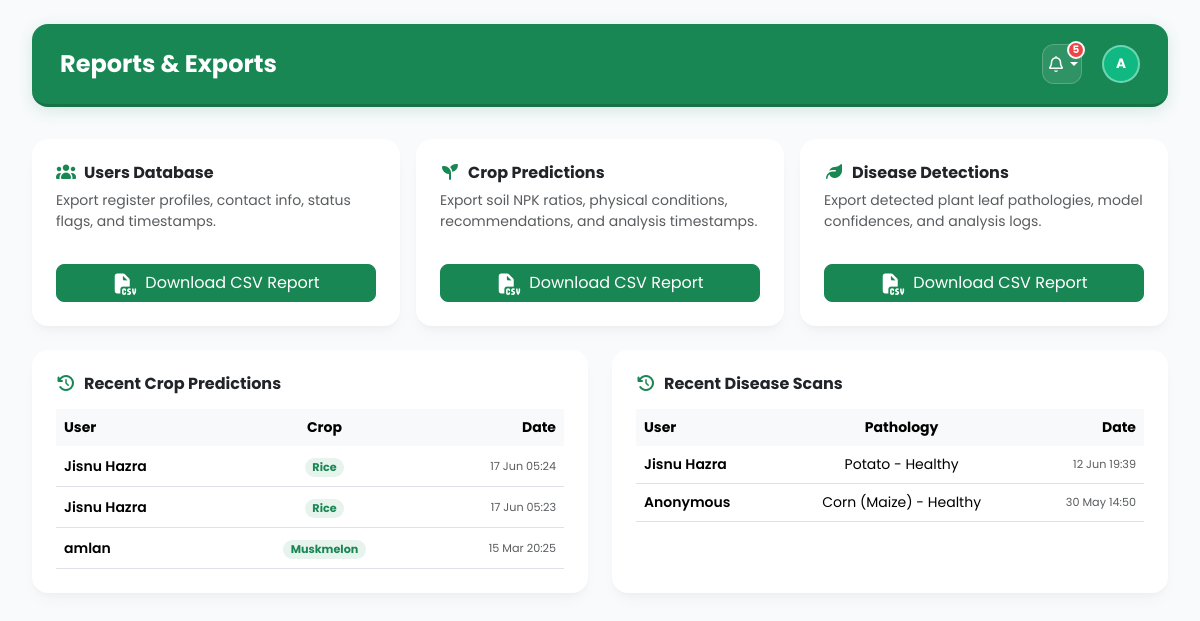
Screenshot of /admin_reports/ (signed in) with the database file from the repository.
### recommender/models.py (models this page shows, shortened)
class Prediction(models.Model):
    user = models.ForeignKey(User, on_delete=models.CASCADE, related_name='predictions')
    N = models.FloatField()
    P = models.FloatField()
    K = models.FloatField()
    temperature = models.FloatField()
    humidity = models.FloatField()
    ph = models.FloatField()
    rainfall = models.FloatField()
    predicted_crop = models.CharField(max_length=15)
    created_at = models.DateTimeField(auto_now_add=True)
    class Meta:
        ordering = ['-created_at']

class DiseasePrediction(models.Model):
    user = models.ForeignKey(
        User,
        on_delete=models.CASCADE,
        related_name='disease_predictions',
        null=True,
        blank=True
    )
    disease_name = models.CharField(max_length=100)
    confidence = models.FloatField()
    created_at = models.DateTimeField(auto_now_add=True)
    class Meta:
        ordering = ['-created_at']
    @property
    def formatted_disease_name(self):
        name = self.disease_name
        if "___" in name:
            parts = name.split("___")
            crop = parts[0].replace("_", " ").title()
            disease = parts[1].replace("_", " ").strip().title()
            return f"{crop} - {disease}"
        return name.replace("_", " ").title()

### recommender/views.py (the view)
# urls.py: path('admin_reports/',admin_reports_view,name='admin_reports'),
@user_passes_test(is_staff, login_url='admin_login')
def admin_reports_view(request):
    recent_users = User.objects.filter(is_staff=False).order_by('-date_joined')[:5]
    recent_predictions = Prediction.objects.select_related('user').order_by('-created_at')[:5]
    recent_detections = DiseasePrediction.objects.select_related('user').order_by('-created_at')[:5]
    context = {
        'recent_users': recent_users,
        'recent_predictions': recent_predictions,
        'recent_detections': recent_detections,
    }
    return render(request, 'admin_reports.html', context)

### recommender/views.py (called while the page is built)
def is_staff(user):
    return user.is_authenticated and user.is_staff

### recommender/templates/admin_reports.html (shortened to what this page needs)
{% extends 'admin_base.html' %}
{% load static %}
{% block page_title %}Reports & Exports{% endblock %}
{% block content %}
<div class="container-fluid p-0" style="animation: fadeIn 0.5s ease-in-out;">
    <div class="row g-3 mb-4">
        <div class="col-md-4">
            <div class="card dashboard-card border-0 h-100">
                <div class="card-body p-4 d-flex flex-column justify-content-between">
                    <div>
                        <h6 class="fw-bold text-slate-800 mb-2"><i class="fa-solid fa-users text-success me-2"></i>Users Database</h6>
                        <p class="text-muted small">Export register profiles, contact info, status flags, and timestamps.</p>
                    </div>
                    <a href="{% url 'export_users_csv' %}" class="btn btn-success rounded-3 mt-3 w-100 d-flex align-items-center justify-content-center gap-2">
                        <i class="fa-solid fa-file-csv fa-lg"></i> Download CSV Report
                    </a>
                </div>
            </div>
        </div>
        <div class="col-md-4">
            <div class="card dashboard-card border-0 h-100">
                <div class="card-body p-4 d-flex flex-column justify-content-between">
                    <div>
                        <h6 class="fw-bold text-slate-800 mb-2"><i class="fa-solid fa-seedling text-success me-2"></i>Crop Predictions</h6>
                        <p class="text-muted small">Export soil NPK ratios, physical conditions, recommendations, and analysis timestamps.</p>
                    </div>
                    <a href="{% url 'export_predictions_csv' %}" class="btn btn-success rounded-3 mt-3 w-100 d-flex align-items-center justify-content-center gap-2">
                        <i class="fa-solid fa-file-csv fa-lg"></i> Download CSV Report
                    </a>
                </div>
            </div>
        </div>
        <div class="col-md-4">
            <div class="card dashboard-card border-0 h-100">
                <div class="card-body p-4 d-flex flex-column justify-content-between">
                    <div>
                        <h6 class="fw-bold text-slate-800 mb-2"><i class="fa-solid fa-leaf text-success me-2"></i>Disease Detections</h6>
                        <p class="text-muted small">Export detected plant leaf pathologies, model confidences, and analysis logs.</p>
                    </div>
                    <a href="{% url 'export_detections_csv' %}" class="btn btn-success rounded-3 mt-3 w-100 d-flex align-items-center justify-content-center gap-2">
                        <i class="fa-solid fa-file-csv fa-lg"></i> Download CSV Report
                    </a>
                </div>
            </div>
        </div>
    </div>
    <div class="row g-4 mb-4">
        <div class="col-lg-6">
            <div class="card dashboard-card border-0 h-100">
                <div class="card-body p-4">
                    <h6 class="fw-bold mb-3"><i class="fa-solid fa-clock-rotate-left text-success me-2"></i>Recent Crop Predictions</h6>
                    <div class="table-responsive">
                        <table class="table table-sm align-middle mb-0">
                            <thead class="table-light text-muted small">
                                <tr>
                                    <th class="border-0 px-2 py-2">User</th>
                                    <th class="border-0 py-2 text-center">Crop</th>
                                    <th class="border-0 px-2 py-2 text-end">Date</th>
                                </tr>
                            </thead>
                            <tbody>
                                {% if recent_predictions %}
                                    {% for p in recent_predictions %}
                                        <tr>
                                            <td class="px-2 py-2 small fw-semibold text-slate-700">
                                                {{ p.user.get_full_name|default:p.user.username }}
                                            </td>
                                            <td class="py-2 text-center">
                                                <span class="badge bg-success bg-opacity-10 text-success rounded-pill" style="font-size: 0.7rem;">
                                                    {{ p.predicted_crop|title }}
                                                </span>
                                            </td>
                                            <td class="px-2 py-2 text-end text-muted small" style="font-size: 0.7rem;">
                                                {{ p.created_at|date:"d M H:i" }}
                                            </td>
                                        </tr>
                                    {% endfor %}
                                {% else %}
                                    <tr>
                                        <td colspan="3" class="text-center text-muted py-4 small">No prediction records.</td>
                                    </tr>
                                {% endif %}
                            </tbody>
                        </table>
                    </div>
                </div>
            </div>
        </div>
        <div class="col-lg-6">
            <div class="card dashboard-card border-0 h-100">
                <div class="card-body p-4">
                    <h6 class="fw-bold mb-3"><i class="fa-solid fa-clock-rotate-left text-success me-2"></i>Recent Disease Scans</h6>
                    <div class="table-responsive">
                        <table class="table table-sm align-middle mb-0">
                            <thead class="table-light text-muted small">
                                <tr>
                                    <th class="border-0 px-2 py-2">User</th>
                                    <th class="border-0 py-2 text-center">Pathology</th>
                                    <th class="border-0 px-2 py-2 text-end">Date</th>
                                </tr>
                            </thead>
                            <tbody>
                                {% if recent_detections %}
                                    {% for d in recent_detections %}
                                        <tr>
                                            <td class="px-2 py-2 small fw-semibold text-slate-700">
                                                {% if d.user %}{{ d.user.get_full_name|default:d.user.username }}{% else %}Anonymous{% endif %}
                                            </td>
                                            <td class="py-2 text-center small text-slate-800">
                                                {{ d.formatted_disease_name }}
                                            </td>
                                            <td class="px-2 py-2 text-end text-muted small" style="font-size: 0.7rem;">
                                                {{ d.created_at|date:"d M H:i" }}
                                            </td>
                                        </tr>
                                    {% endfor %}
                                {% else %}
                                    <tr>
                                        <td colspan="3" class="text-center text-muted py-4 small">No scanning records.</td>
                                    </tr>
                                {% endif %}
                            </tbody>
                        </table>
                    </div>
                </div>
            </div>
        </div>
    </div>
</div>
{% endblock %}

### recommender/templates/admin_base.html (shortened to what this page needs)
<!DOCTYPE html>
{% load static %}
<html lang="en">
<head>
    <link href="https://cdn.jsdelivr.net/npm/bootstrap@5.3.8/dist/css/bootstrap.min.css" rel="stylesheet" />
    <link rel="stylesheet" href="https://cdnjs.cloudflare.com/ajax/libs/font-awesome/7.0.1/css/all.min.css" />
</head>
<body>
    <div class="main-content">
        <div class="header-bar">
            <div class="d-flex align-items-center">
                <h4 class="fw-bold mb-0">{% block page_title %}Dashboard{% endblock %}</h4>
            </div>
            <div class="header-actions">
                <div class="dropdown">
                    <div class="notification-btn dropdown-toggle" id="notifDropdown" data-bs-toggle="dropdown" aria-expanded="false" style="cursor: pointer;">
                        <i class="fa-regular fa-bell"></i>
                        <span class="notification-badge" id="notifBadge" style="display: none;">0</span>
                    </div>
                </div>
                <div class="d-flex align-items-center gap-2">
                    <div class="admin-avatar" style="width:38px; height:38px; font-size: 0.85rem; cursor: pointer; border: 2px solid rgba(255,255,255,0.4);" data-bs-toggle="offcanvas" data-bs-target="#adminDrawer">
                        {% if user.get_full_name %}
                            {{ user.first_name.0|upper }}{{ user.last_name.0|upper }}
                        {% else %}
                            AD
                        {% endif %}
                    </div>
                </div>
            </div>
        </div>
        {% block content %}{% endblock %}
    </div>
</body>
</html>

### recommender/templates/admin_base.html (style rules this page uses)
body { font-family: 'Poppins', sans-serif; background-color: #f8fafc; color: #1e293b; overflow-x: hidden; }
.admin-avatar { width: 40px; height: 40px; border-radius: 50%; background-color: #10b981; color: white; font-weight: bold; display: flex; align-items: center; justify-content: center; font-size: 0.95rem; }
.main-content { margin-left: 0; padding: 1.5rem 2rem; transition: all 0.3s ease; min-height: 100vh; display: flex; flex-direction: column; }
.header-bar { display: flex; align-items: center; justify-content: space-between; padding: 1.25rem 1.75rem; background: #198754; border-bottom: 3px solid #157347; margin-bottom: 2rem; border-radius: 1rem; box-shadow: 0 4px 15px rgba(25, 135, 84, 0.15); color: #ffffff; }
.header-bar h4 { color: #ffffff !important; }
.header-actions { display: flex; align-items: center; gap: 1.25rem; }
.notification-btn { background: rgba(255, 255, 255, 0.1); border: 1px solid rgba(255, 255, 255, 0.2); border-radius: 0.75rem; width: 40px; height: 40px; display: flex; align-items: center; justify-content: center; color: #ffffff; position: relative; cursor: pointer; transition: all 0.2s ease; backdrop-filter: blur(5px); }
.notification-badge { position: absolute; top: -4px; right: -4px; background-color: #ef4444; color: white; border-radius: 50%; font-size: 0.65rem; width: 18px; height: 18px; display: flex; align-items: center; justify-content: center; font-weight: bold; border: 2px solid #f8fafc; }
.dashboard-card { background-color: #ffffff; border-radius: 1rem; border: none; box-shadow: 0 4px 6px -1px rgba(0,0,0,0.02), 0 2px 4px -1px rgba(0,0,0,0.01), 0 10px 15px -3px rgba(0,0,0,0.03); transition: all 0.3s ease; }

### rows the page displays
Prediction: user.get_full_name "Jisnu Hazra", predicted_crop "Rice", created_at "17 Jun 05:24"
Prediction: user.get_full_name "Jisnu Hazra", predicted_crop "Rice", created_at "17 Jun 05:23"
Prediction: user.get_full_name "amlan", predicted_crop "Muskmelon", created_at "15 Mar 20:25"
DiseasePrediction: user.get_full_name "Jisnu Hazra", formatted_disease_name "Potato - Healthy", created_at "12 Jun 19:39"
DiseasePrediction: shows "Anonymous", formatted_disease_name "Corn (Maize) - Healthy", created_at "30 May 14:50"

### other values shown
{{ user.first_name.0|upper }} "A"
